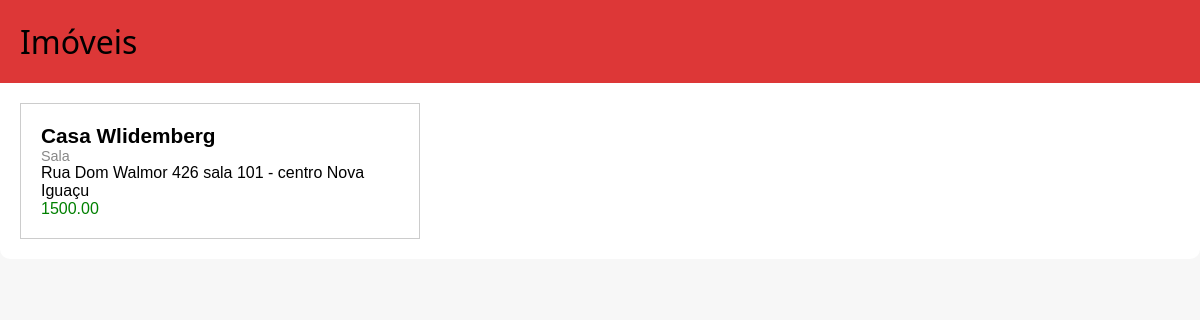
Before: / with the older database file.
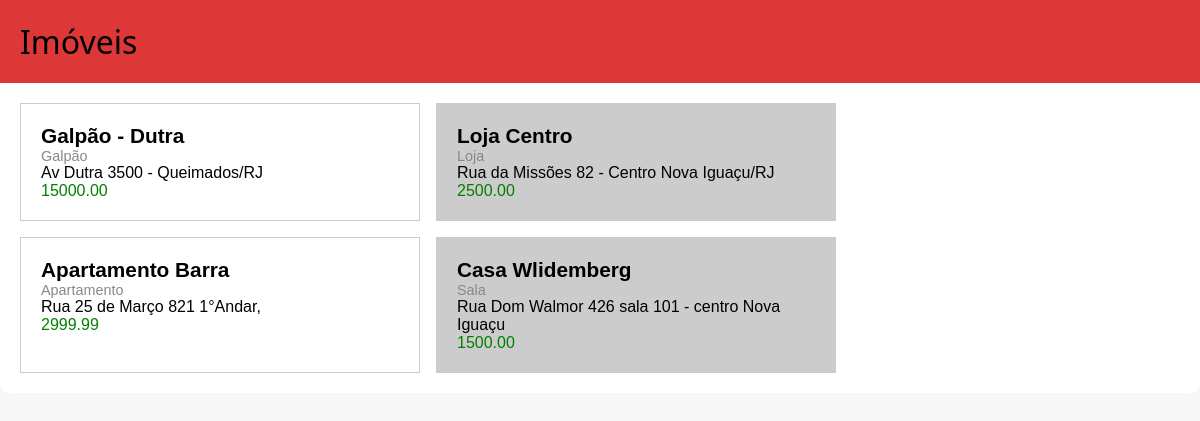
After: the same page with the newer database file.
### imoveis/models.py (models this page shows, shortened)
class Imovel(models.Model):
    titulo = models.CharField(
        max_length=100,
        help_text='Título ou nome do imóvel(Ex: Casa em Paraty)'
    )
    descricao = models.TextField(
        blank=True,
        help_text='Descrição detalhada do imóvel'
    )
    endereco = models.CharField(
        max_length=200,
        help_text='Endereço completo do imóvel'
    )
    tipo_imovel = [
        ('AP', 'Apartamento'),
        ('CA', 'Casa'),
        ('SA', 'Sala'),
        ('LJ', 'Loja'),
        ('SBJ', 'Sobreloja'),
        ('GP', 'Galpão'),
        ('TE', 'Terreno'),
        ('PT', 'Parte'), # quando é somente parte de um imovel
    ]
    tipo = models.CharField(
        max_length=3,
        choices=tipo_imovel,
        default='CA',
        help_text='Tipo do Imóvel'
    )
    preco = models.DecimalField(
        max_digits=10,
        decimal_places=2,
        help_text='Valor do imóvel (Ex.: 1000000,00).'
    )
    disponivel = models.BooleanField(
        default=True,
        help_text='Se está disponível para venda ou locação.'
    )
    locadores = models.ManyToManyField('Locadores', through='LocadorImovel', related_name='imoveis', help_text='Locadores Vinculados a esse imóvel')
    """
        Logica a ser implementada:
        Se não houver Locatário automaticamente imóvel será considerado disponível
    """
    locatario = models.ForeignKey(
        'Locatarios',
        on_delete=models.SET_NULL, # Mesmo que o Locatario seja excluido o imóvel permanece
        null=True,
        blank=True,
        help_text='Locatário atual do imóvel(se alugado)'
    )
    """
        Logica a ser implementada:
        Se não houver Fiador automaticamente sera considerado 03 meses deposito garantia (valor aluguel)
    """
    fiador = models.ForeignKey(
        'Fiadores',
        on_delete=models.SET_NULL, # Mesmo que o fiador seja excluido o locatário permanece
        null=True,
        blank=True,
        help_text='Fiador do Locatario se houver'
    )
    data_cadastro = models.DateTimeField(
        auto_now_add=True,
        help_text='Data em que o imóvel foi cadastrado.'
    )
    data_atualizacao = models.DateTimeField(
        auto_now=True,
        help_text='Data da ultima atualização.'
    )
    """def clean(self):
        total = sum(
            li.participa for li in LocadorImovel.objects.filter(imovel=self)
        )
        if total != 100:
            raise ValidationError(
                f'A soma dos percentuais dos locadores deve ser exatamente 100%. Atualmente {total}%.'
            )"""

### imoveis/views.py (the view)
# urls.py: path('', views.lista_imoveis, name='lista_imoveis'),
def lista_imoveis(request):
    imoveis = Imovel.objects.filter(disponivel=True).order_by('-data_cadastro')
    return render(request, 'imoveis/lista_imoveis.html', {'imoveis':imoveis})

### imoveis/templates/imoveis/lista_imoveis.html (shortened to what this page needs)
<!DOCTYPE html>
<html lang="pt-br">
<head>
</head>
<body>
    <section class="container">
        <h2>Imóveis</h2>
        <div class='container-imovel'>
            {% for imovel in imoveis %}
            <div class="imovel">
                <div class="titulo">{{ imovel.titulo }}</div>
                <div class="tipo">{{imovel.get_tipo_display}}</div>
                <div class="endereco">{{imovel.endereco}}</div>
                <div class="preco">{{imovel.preco}}</div>
            </div>
            {% empty %}
            <p>Nenhum Imóvel disponível no momento!</p>
            {%endfor%}
        </div>
    </section>
</body>
</html>

### imoveis/templates/imoveis/lista_imoveis.html (style rules this page uses)
* { padding: 0; margin: 0; box-sizing: border-box; }
body { font-family: Arial, Helvetica, sans-serif; background: #f7f7f7; }
h2 { font-family: 'Segoe UI', Tahoma, Geneva, Verdana, sans-serif; font-size: 2rem; background-color: #dd3737; font-weight: 300; padding: 20px; }
.container { max-width: 100%; margin: 0 auto; background-color: #fff; border-radius: 10px; box-shadow: 0 0 10 rgba(0, 0, 0, 0.1); }
.container-imovel { display: flex; gap: 16px; flex-wrap: wrap; padding: 20px; }
.imovel { width: calc(90% / 3); min-width: 400px; display: flex; flex-direction: column; border: 1px solid #ccc; padding: 20px; }
.imovel:nth-child(even) { background-color: #ccc; }
.titulo { font-size: 1.3rem; font-weight: bold; }
.tipo { font-size: 0.9rem; color: #888; }
.preco { color: green; }

Changed rows visible on the page:
added Imovel: titulo "Galpão - Dutra", tipo "Galpão", endereco "Av Dutra 3500 - Queimados/RJ", preco "15000.00"
added Imovel: titulo "Loja Centro", tipo "Loja", endereco "Rua da Missões 82 - Centro Nova Iguaçu/RJ", preco "2500.00"
added Imovel: titulo "Apartamento Barra", tipo "Apartamento", endereco "Rua 25 de Março 821 1°Andar,", preco "2999.99"
